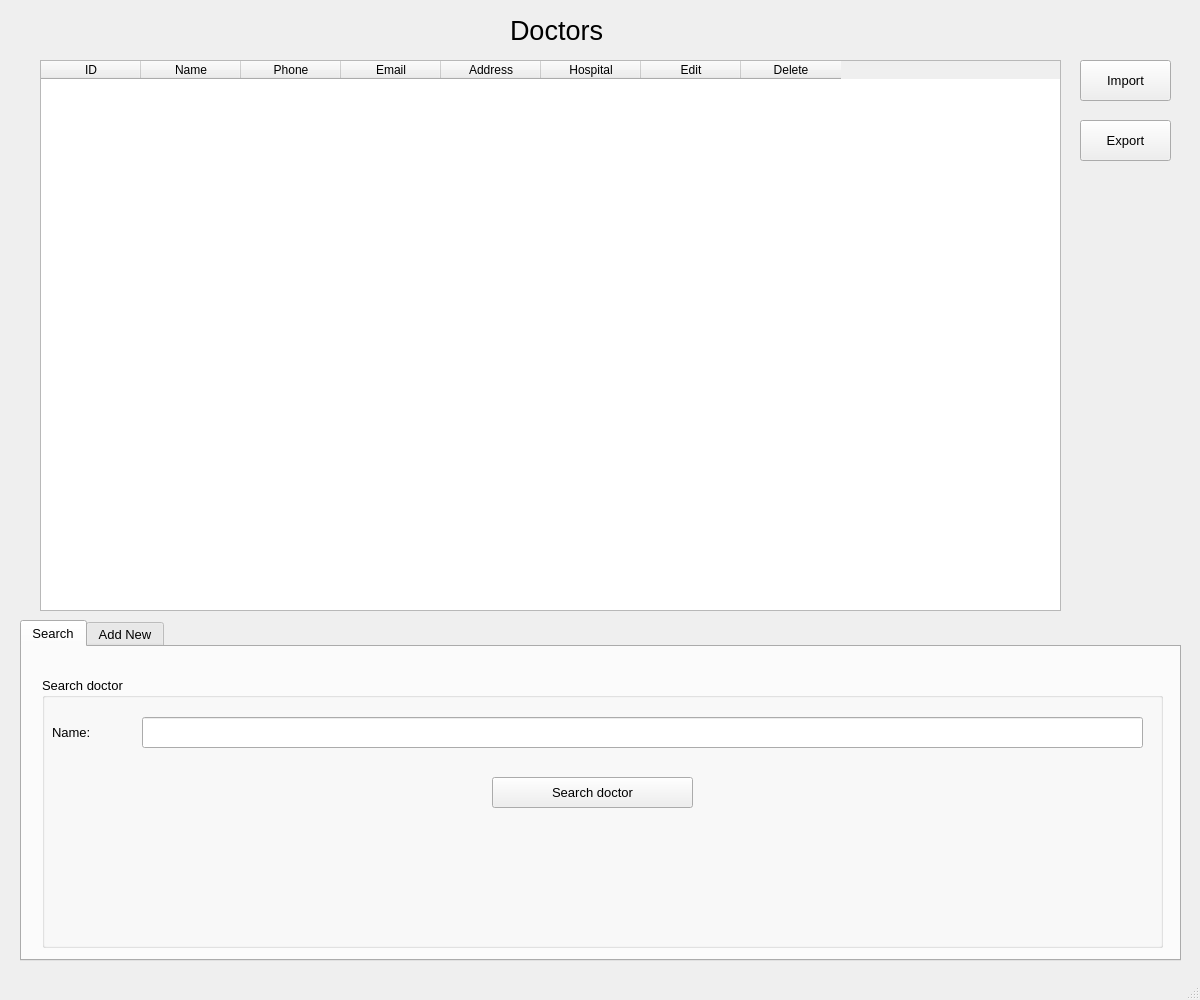
<?xml version="1.0" encoding="UTF-8"?>
<ui version="4.0">
 <class>DoctorWindow</class>
 <widget class="QMainWindow" name="DoctorWindow">
  <property name="geometry">
   <rect>
    <x>0</x>
    <y>0</y>
    <width>1200</width>
    <height>1000</height>
   </rect>
  </property>
  <property name="minimumSize">
   <size>
    <width>1200</width>
    <height>1000</height>
   </size>
  </property>
  <property name="maximumSize">
   <size>
    <width>1200</width>
    <height>1000</height>
   </size>
  </property>
  <property name="windowTitle">
   <string>Doctor Manage</string>
  </property>
  <property name="windowIcon">
   <iconset resource="icon.qrc">
    <normaloff>:/logo/fpt.png</normaloff>:/logo/fpt.png</iconset>
  </property>
  <widget class="QWidget" name="centralwidget">
   <widget class="QLabel" name="label">
    <property name="geometry">
     <rect>
      <x>510</x>
      <y>10</y>
      <width>221</width>
      <height>41</height>
     </rect>
    </property>
    <property name="font">
     <font>
      <family>Arial</family>
      <pointsize>20</pointsize>
      <weight>50</weight>
      <bold>false</bold>
     </font>
    </property>
    <property name="text">
     <string>Doctors</string>
    </property>
   </widget>
   <widget class="QTableWidget" name="doctor_table">
    <property name="geometry">
     <rect>
      <x>40</x>
      <y>60</y>
      <width>1021</width>
      <height>551</height>
     </rect>
    </property>
    <property name="layoutDirection">
     <enum>Qt::LeftToRight</enum>
    </property>
    <column>
     <property name="text">
      <string>ID</string>
     </property>
    </column>
    <column>
     <property name="text">
      <string>Name</string>
     </property>
    </column>
    <column>
     <property name="text">
      <string>Phone</string>
     </property>
    </column>
    <column>
     <property name="text">
      <string>Email</string>
     </property>
    </column>
    <column>
     <property name="text">
      <string>Address</string>
     </property>
    </column>
    <column>
     <property name="text">
      <string>Hospital</string>
     </property>
    </column>
    <column>
     <property name="text">
      <string>Edit</string>
     </property>
    </column>
    <column>
     <property name="text">
      <string>Delete</string>
     </property>
    </column>
   </widget>
   <widget class="QPushButton" name="import_button">
    <property name="geometry">
     <rect>
      <x>1080</x>
      <y>60</y>
      <width>91</width>
      <height>41</height>
     </rect>
    </property>
    <property name="font">
     <font>
      <family>MS Shell Dlg 2</family>
      <pointsize>10</pointsize>
     </font>
    </property>
    <property name="text">
     <string>Import</string>
    </property>
   </widget>
   <widget class="QPushButton" name="export_button">
    <property name="geometry">
     <rect>
      <x>1080</x>
      <y>120</y>
      <width>91</width>
      <height>41</height>
     </rect>
    </property>
    <property name="font">
     <font>
      <family>MS Shell Dlg 2</family>
      <pointsize>10</pointsize>
     </font>
    </property>
    <property name="text">
     <string>Export</string>
    </property>
   </widget>
   <widget class="QTabWidget" name="tab_widget">
    <property name="geometry">
     <rect>
      <x>20</x>
      <y>620</y>
      <width>1161</width>
      <height>341</height>
     </rect>
    </property>
    <property name="font">
     <font>
      <pointsize>10</pointsize>
     </font>
    </property>
    <property name="tabShape">
     <enum>QTabWidget::Rounded</enum>
    </property>
    <property name="currentIndex">
     <number>0</number>
    </property>
    <property name="tabsClosable">
     <bool>false</bool>
    </property>
    <property name="tabBarAutoHide">
     <bool>false</bool>
    </property>
    <widget class="QWidget" name="search">
     <attribute name="title">
      <string>Search</string>
     </attribute>
     <widget class="QGroupBox" name="search_box">
      <property name="geometry">
       <rect>
        <x>20</x>
        <y>30</y>
        <width>1121</width>
        <height>271</height>
       </rect>
      </property>
      <property name="font">
       <font>
        <pointsize>10</pointsize>
       </font>
      </property>
      <property name="title">
       <string>Search doctor</string>
      </property>
      <widget class="QPushButton" name="search_button">
       <property name="geometry">
        <rect>
         <x>450</x>
         <y>100</y>
         <width>201</width>
         <height>31</height>
        </rect>
       </property>
       <property name="font">
        <font>
         <family>MS Shell Dlg 2</family>
         <pointsize>10</pointsize>
        </font>
       </property>
       <property name="text">
        <string>Search doctor</string>
       </property>
      </widget>
      <widget class="QLineEdit" name="search_line">
       <property name="geometry">
        <rect>
         <x>100</x>
         <y>40</y>
         <width>1001</width>
         <height>31</height>
        </rect>
       </property>
       <property name="font">
        <font>
         <pointsize>10</pointsize>
        </font>
       </property>
      </widget>
      <widget class="QLabel" name="search_name">
       <property name="geometry">
        <rect>
         <x>10</x>
         <y>45</y>
         <width>61</width>
         <height>21</height>
        </rect>
       </property>
       <property name="font">
        <font>
         <family>MS Shell Dlg 2</family>
         <pointsize>10</pointsize>
        </font>
       </property>
       <property name="text">
        <string>Name:</string>
       </property>
      </widget>
     </widget>
    </widget>
    <widget class="QWidget" name="add_new">
     <attribute name="title">
      <string>Add New</string>
     </attribute>
     <widget class="QLineEdit" name="name_line">
      <property name="geometry">
       <rect>
        <x>170</x>
        <y>20</y>
        <width>951</width>
        <height>31</height>
       </rect>
      </property>
      <property name="font">
       <font>
        <pointsize>10</pointsize>
       </font>
      </property>
     </widget>
     <widget class="QLineEdit" name="phone_line">
      <property name="geometry">
       <rect>
        <x>170</x>
        <y>70</y>
        <width>951</width>
        <height>31</height>
       </rect>
      </property>
      <property name="font">
       <font>
        <pointsize>10</pointsize>
       </font>
      </property>
     </widget>
     <widget class="QLineEdit" name="address_line">
      <property name="geometry">
       <rect>
        <x>170</x>
        <y>170</y>
        <width>951</width>
        <height>31</height>
       </rect>
      </property>
      <property name="font">
       <font>
        <pointsize>10</pointsize>
       </font>
      </property>
     </widget>
     <widget class="QPushButton" name="add_button">
      <property name="geometry">
       <rect>
        <x>550</x>
        <y>270</y>
        <width>81</width>
        <height>31</height>
       </rect>
      </property>
      <property name="font">
       <font>
        <family>MS Shell Dlg 2</family>
        <pointsize>10</pointsize>
       </font>
      </property>
      <property name="text">
       <string>Add</string>
      </property>
     </widget>
     <widget class="QLabel" name="add_name">
      <property name="geometry">
       <rect>
        <x>20</x>
        <y>20</y>
        <width>121</width>
        <height>31</height>
       </rect>
      </property>
      <property name="font">
       <font>
        <pointsize>10</pointsize>
       </font>
      </property>
      <property name="text">
       <string>Name:</string>
      </property>
     </widget>
     <widget class="QLabel" name="add_phone">
      <property name="geometry">
       <rect>
        <x>20</x>
        <y>70</y>
        <width>121</width>
        <height>31</height>
       </rect>
      </property>
      <property name="font">
       <font>
        <pointsize>10</pointsize>
       </font>
      </property>
      <property name="text">
       <string>Phone:</string>
      </property>
     </widget>
     <widget class="QLabel" name="add_address">
      <property name="geometry">
       <rect>
        <x>20</x>
        <y>170</y>
        <width>121</width>
        <height>31</height>
       </rect>
      </property>
      <property name="font">
       <font>
        <pointsize>10</pointsize>
       </font>
      </property>
      <property name="text">
       <string>Address:</string>
      </property>
     </widget>
     <widget class="QLabel" name="add_hospital_id">
      <property name="geometry">
       <rect>
        <x>20</x>
        <y>220</y>
        <width>121</width>
        <height>31</height>
       </rect>
      </property>
      <property name="font">
       <font>
        <pointsize>10</pointsize>
       </font>
      </property>
      <property name="text">
       <string>Hospital ID:</string>
      </property>
     </widget>
     <widget class="QLineEdit" name="email_line">
      <property name="geometry">
       <rect>
        <x>170</x>
        <y>120</y>
        <width>951</width>
        <height>31</height>
       </rect>
      </property>
      <property name="font">
       <font>
        <pointsize>10</pointsize>
       </font>
      </property>
     </widget>
     <widget class="QLabel" name="add_email">
      <property name="geometry">
       <rect>
        <x>20</x>
        <y>120</y>
        <width>121</width>
        <height>31</height>
       </rect>
      </property>
      <property name="font">
       <font>
        <pointsize>10</pointsize>
       </font>
      </property>
      <property name="text">
       <string>Email:</string>
      </property>
     </widget>
     <widget class="QLineEdit" name="hospital_id_line">
      <property name="geometry">
       <rect>
        <x>170</x>
        <y>220</y>
        <width>951</width>
        <height>31</height>
       </rect>
      </property>
      <property name="font">
       <font>
        <pointsize>10</pointsize>
       </font>
      </property>
     </widget>
    </widget>
   </widget>
  </widget>
  <widget class="QStatusBar" name="statusbar"/>
  <action name="action_config">
   <property name="icon">
    <iconset resource="icon.qrc">
     <normaloff>:/logo/setting.png</normaloff>:/logo/setting.png</iconset>
   </property>
   <property name="text">
    <string>Config</string>
   </property>
  </action>
  <action name="action_doctor">
   <property name="icon">
    <iconset resource="icon.qrc">
     <normaloff>:/logo/setting.png</normaloff>:/logo/setting.png</iconset>
   </property>
   <property name="text">
    <string>Doctor</string>
   </property>
  </action>
  <action name="action_patient">
   <property name="icon">
    <iconset resource="icon.qrc">
     <normaloff>:/logo/setting.png</normaloff>:/logo/setting.png</iconset>
   </property>
   <property name="text">
    <string>Patient</string>
   </property>
  </action>
  <action name="action_schedule">
   <property name="icon">
    <iconset resource="icon.qrc">
     <normaloff>:/logo/setting.png</normaloff>:/logo/setting.png</iconset>
   </property>
   <property name="text">
    <string>Schedule</string>
   </property>
  </action>
 </widget>
 <resources>
  <include location="icon.qrc"/>
 </resources>
 <connections/>
</ui>
